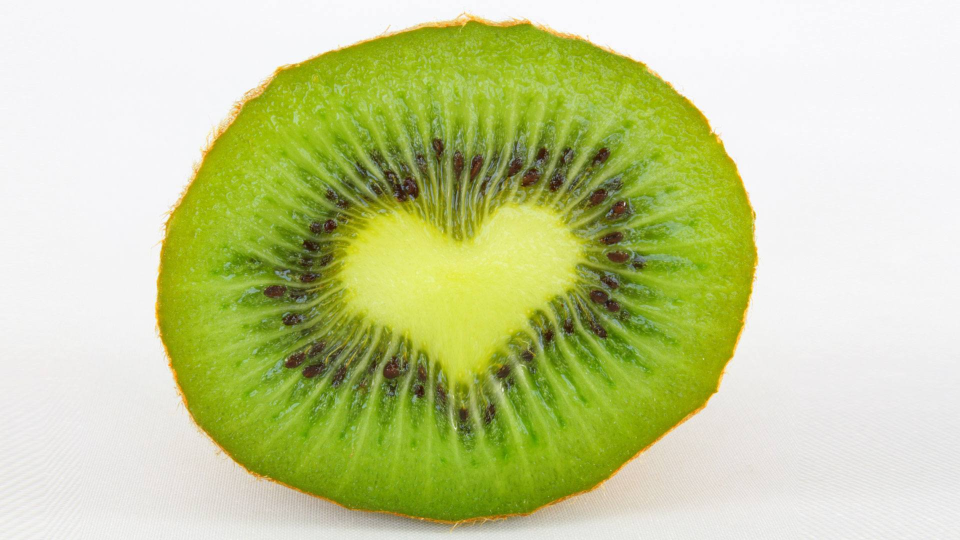
#> input picture 2/data/TraiCayScratch/Kiwi/Image_11.jpg, 1920 x 1080 px, found by its file name (shown at 1/2 size); its folder holds only this picture in this run
$ python yolo2.py
#> lines starting #> are read from the running program, lines starting #| are printed output that depends on the picture
import os
import cv2
import numpy as np

# Đường dẫn nguồn và đích được chỉnh sửa
path = 'C:/Users/LENOVO/Downloads/Nam3.2/XU_LY_ANH_SO/TraiCayScratch/Kiwi/'
path_dest = 'C:/Users/LENOVO/Downloads/Nam3.2/XU_LY_ANH_SO/TraiCay640x640/Kiwi/'

lst_dir = os.listdir(path)
dem = 0
for filename in lst_dir:
    print(filename)
    fullname = path + filename
    imgin = cv2.imread(fullname, cv2.IMREAD_COLOR)
#> imgin is the input picture: shape (1080, 1920, 3); mean B, G, R 149.2, 206.6, 197.2
    # Kiểm tra nếu ảnh không hợp lệ
    if imgin is None:
        print(f"Lỗi: Không thể đọc file {fullname}")
        continue

    # M: width, N: height, C: channel: 3
    M, N, C = imgin.shape
#> M = 1080; N = 1920; C = 3
    if M < N:
        imgout = np.zeros((N, N, C), np.uint8) + 125
        imgout[:M, :N, :] = imgin
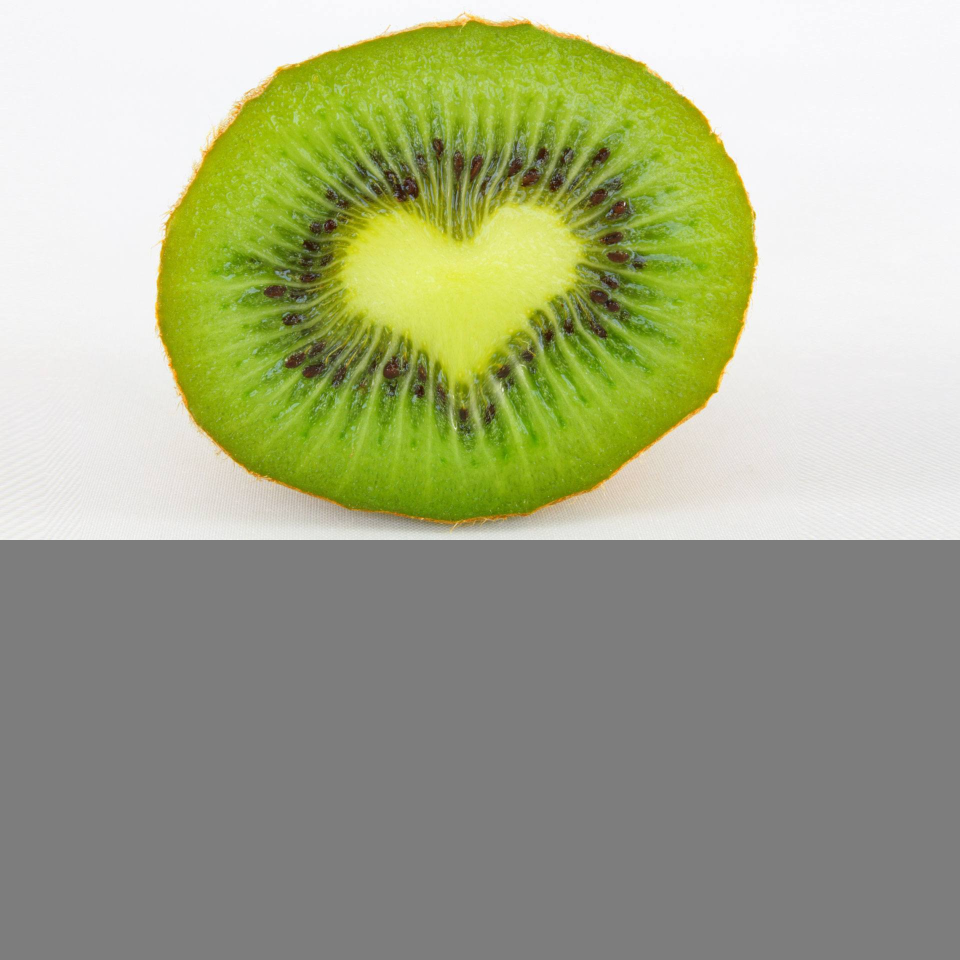
#> imgout: shape (1920, 1920, 3) (shown at 1/2 size); mean B, G, R 138.6, 170.9, 165.6
    elif M > N:
        imgout = np.zeros((M, M, C), np.uint8) + 125
        imgout[:M, :N, :] = imgin
    else:
        imgout = imgin.copy()

    # Resize ảnh về kích thước 640x640
    imgout = cv2.resize(imgout, (640, 640))
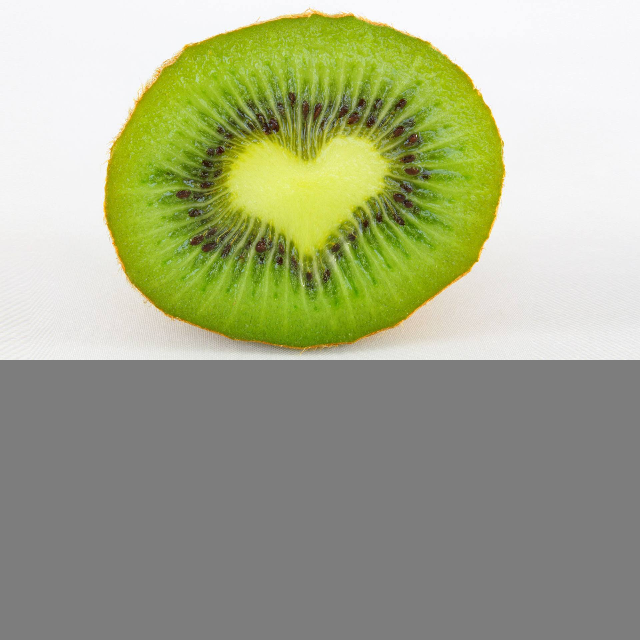
#> imgout: shape (640, 640, 3); mean B, G, R 138.6, 170.9, 165.6
    fullname_dest = path_dest + "Kiwi%03d.jpg" % dem
    dem = dem + 1
    cv2.imwrite(fullname_dest, imgout)

$ run again, on 2/data/TraiCayScratch/Kiwi/Image_19.jpg
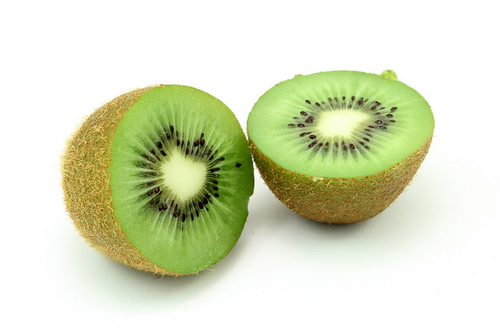
#> input picture 2/data/TraiCayScratch/Kiwi/Image_19.jpg, 500 x 334 px, found by its file name
#> imgin is the input picture: shape (334, 500, 3); mean B, G, R 195.7, 224.6, 218.8
#> `imgout[:M, :N, :] = imgin`:
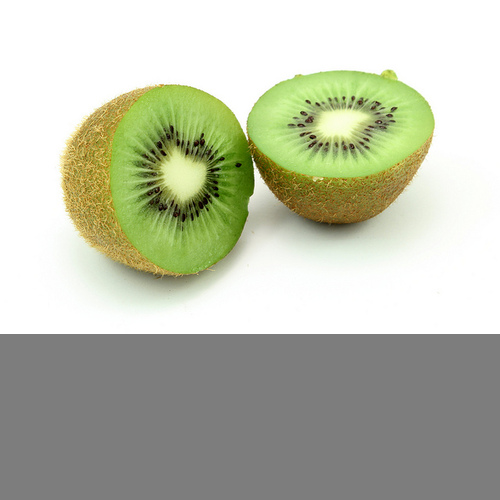
#> imgout: shape (500, 500, 3); mean B, G, R 172.2, 191.5, 187.7

$ run again, on 2/data/TraiCayScratch/Kiwi/Image_22.jpg
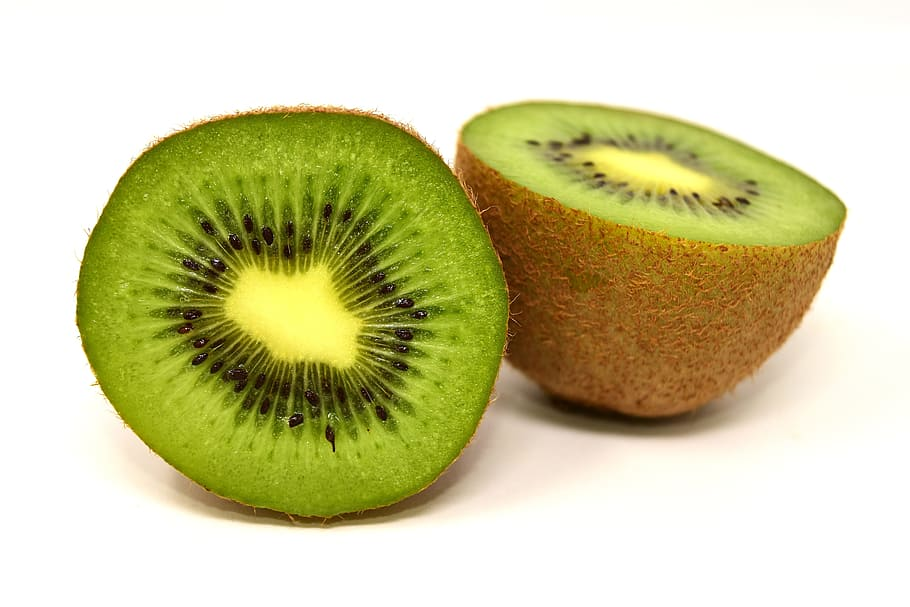
#> input picture 2/data/TraiCayScratch/Kiwi/Image_22.jpg, 910 x 607 px, found by its file name
#> imgin is the input picture: shape (607, 910, 3); mean B, G, R 156.8, 203.1, 206.3
#> `imgout[:M, :N, :] = imgin`:
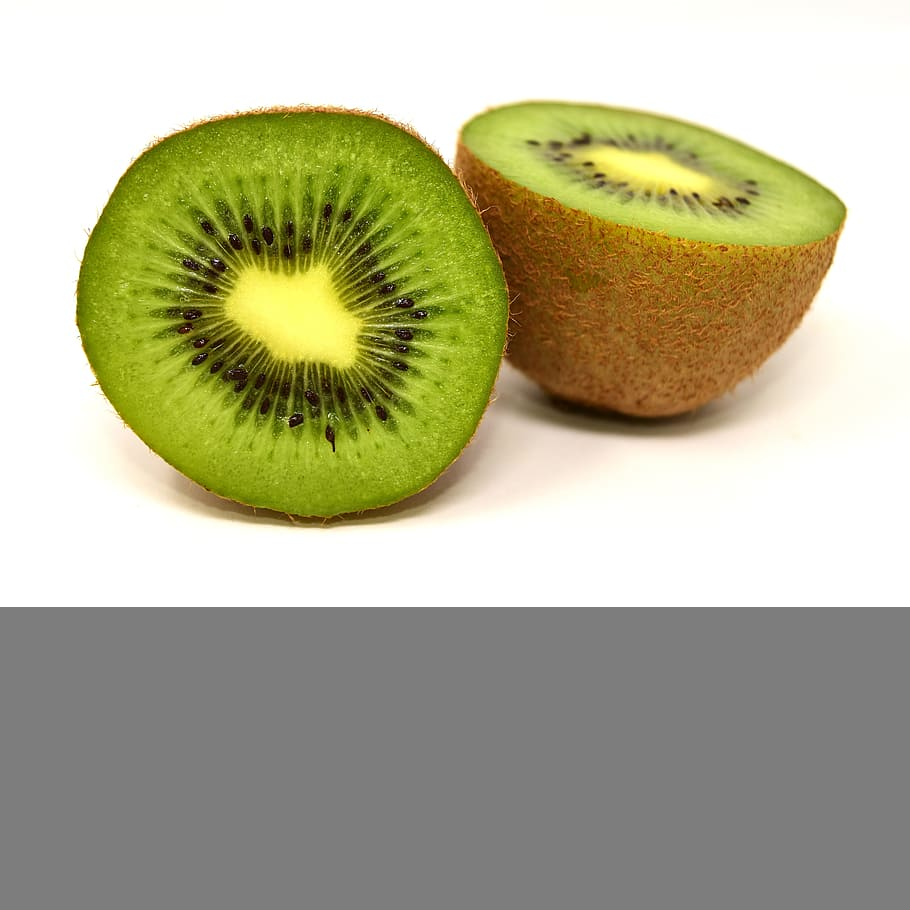
#> imgout: shape (910, 910, 3); mean B, G, R 146.2, 177.1, 179.2

$ run again, on 2/data/TraiCayScratch/Kiwi/Image_24.jpg
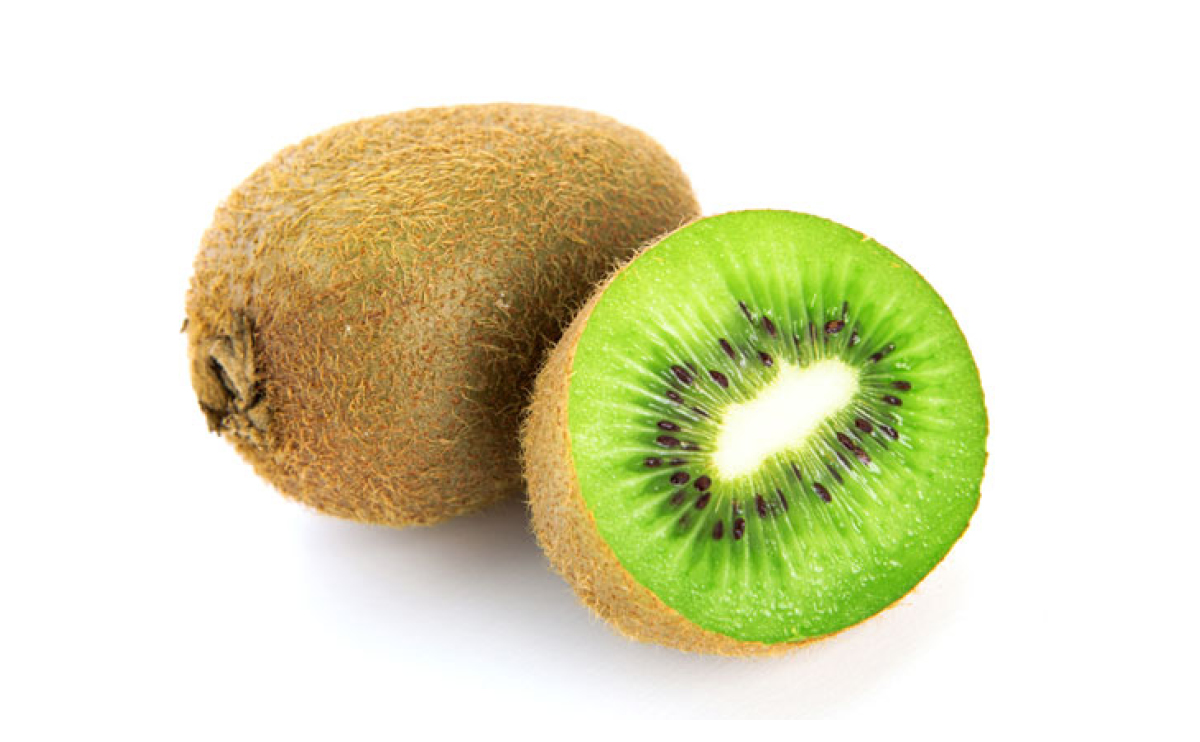
#> input picture 2/data/TraiCayScratch/Kiwi/Image_24.jpg, 1200 x 742 px, found by its file name
#> imgin is the input picture: shape (742, 1200, 3); mean B, G, R 189.2, 222.1, 223.4
#> `imgout[:M, :N, :] = imgin`:
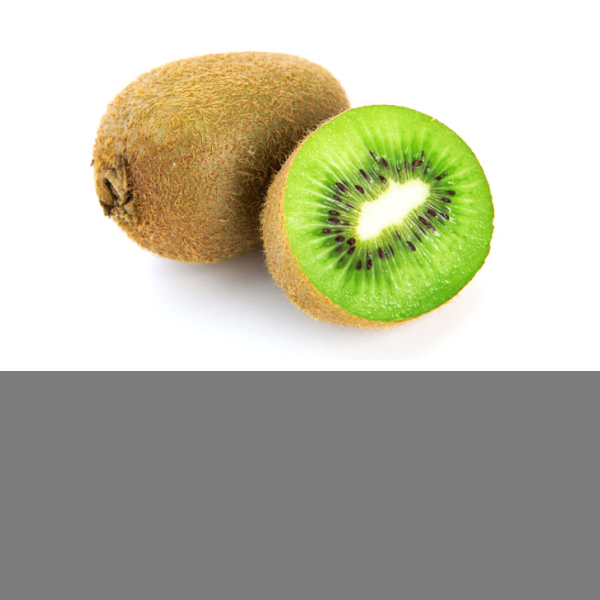
#> imgout: shape (1200, 1200, 3) (shown at 1/2 size); mean B, G, R 164.7, 185, 185.8
#> `imgout = cv2.resize(imgout, (640, 640))`:
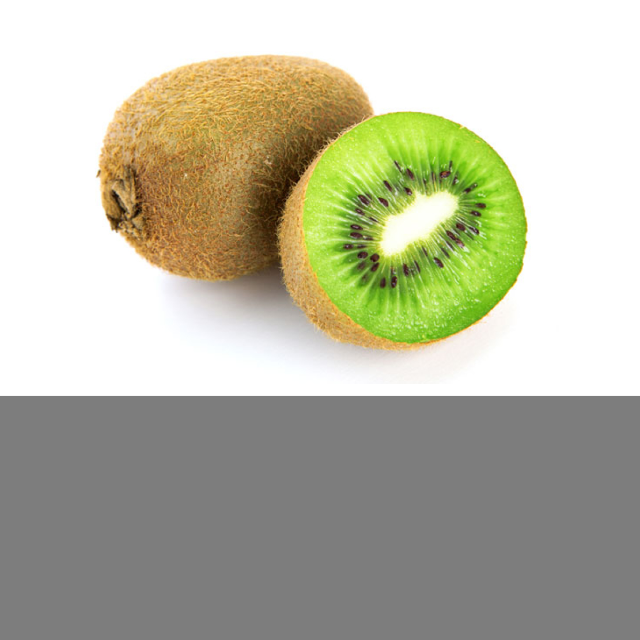
#> imgout: shape (640, 640, 3); mean B, G, R 164.7, 185, 185.8

$ run again, on 2/data/TraiCayScratch/Kiwi/Image_12.jpg
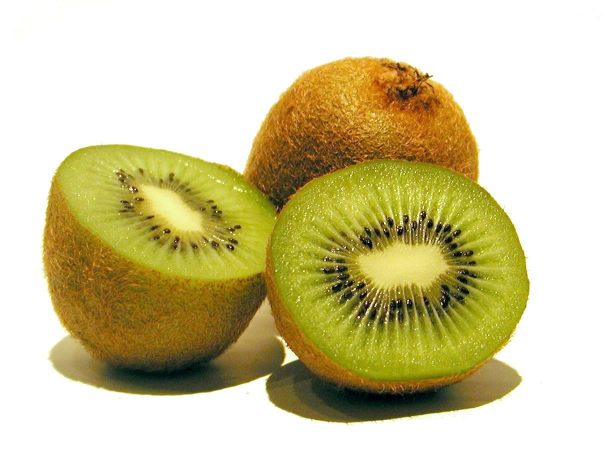
#> input picture 2/data/TraiCayScratch/Kiwi/Image_12.jpg, 1213 x 931 px, found by its file name (shown at 1/2 size)
#> imgin is the input picture: shape (931, 1213, 3); mean B, G, R 155.1, 199.2, 208
#> `imgout[:M, :N, :] = imgin`:
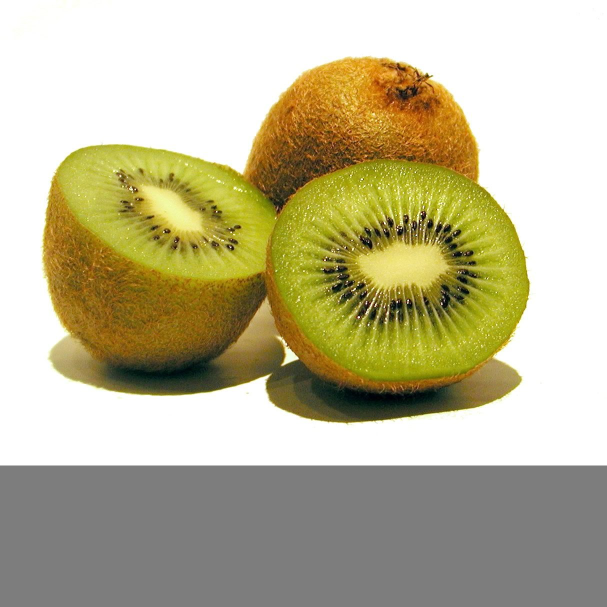
#> imgout: shape (1213, 1213, 3) (shown at 1/2 size); mean B, G, R 148.1, 181.9, 188.7
#> `imgout = cv2.resize(imgout, (640, 640))`:
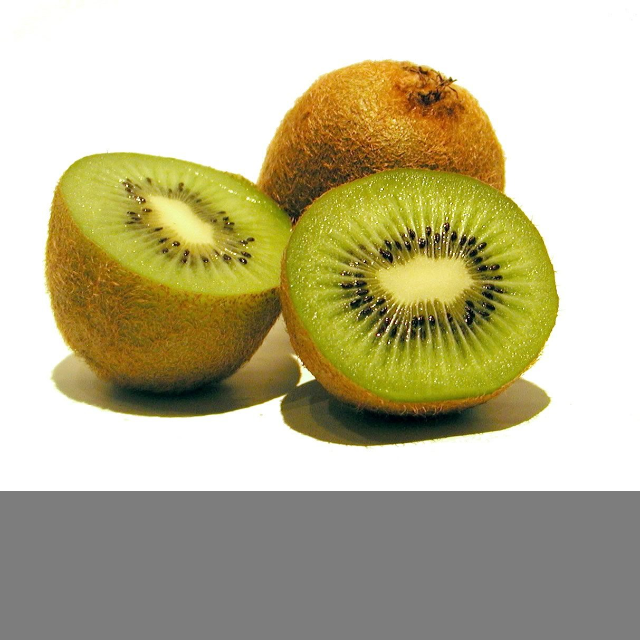
#> imgout: shape (640, 640, 3); mean B, G, R 148, 181.8, 188.6
